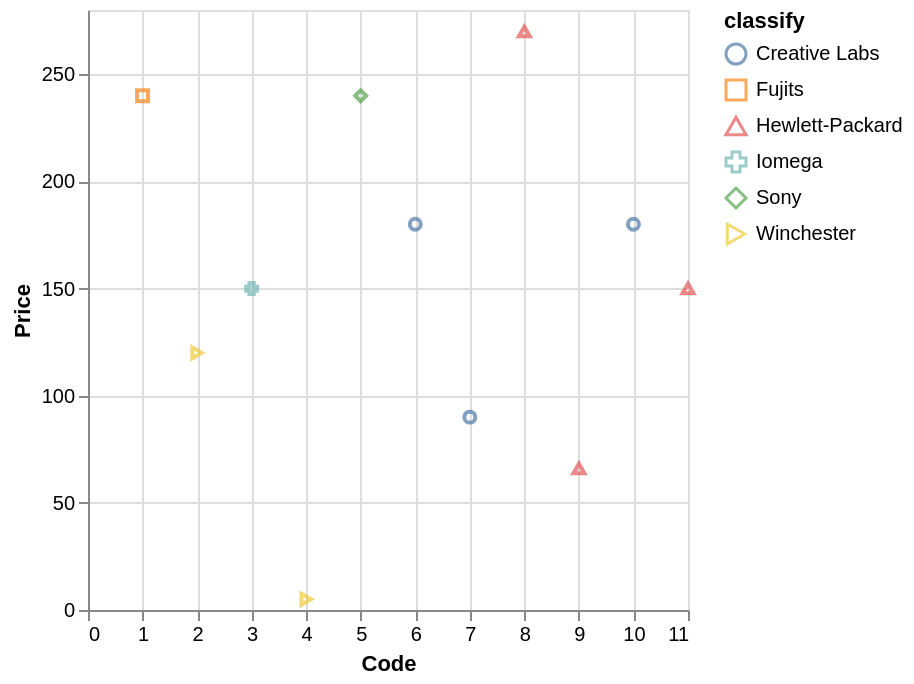

Here is the Vega-Lite specification saved for this chart:
### Vega-Lite specification from a JSON file in a GitHub repository (floating-point values rounded to 4 significant figures)
{"data": {"values": [{"x_data": 6, "y_data": 180, "classify": "Creative Labs"}, {"x_data": 7, "y_data": 90, "classify": "Creative Labs"}, {"x_data": 10, "y_data": 180, "classify": "Creative Labs"}, {"x_data": 1, "y_data": 240, "classify": "Fujits"}, {"x_data": 8, "y_data": 270, "classify": "Hewlett-Packard"}, {"x_data": 9, "y_data": 66, "classify": "Hewlett-Packard"}, {"x_data": 11, "y_data": 150, "classify": "Hewlett-Packard"}, {"x_data": 3, "y_data": 150, "classify": "Iomega"}, {"x_data": 5, "y_data": 240, "classify": "Sony"}, {"x_data": 2, "y_data": 120, "classify": "Winchester"}, {"x_data": 4, "y_data": 5, "classify": "Winchester"}]}, "mark": "point", "encoding": {"x": {"field": "x_data", "type": "quantitative", "title": "Code", "scale": {"zero": "false"}}, "y": {"field": "y_data", "type": "quantitative", "title": "Price", "scale": {"zero": "false"}}, "color": {"field": "classify", "type": "nominal"}, "shape": {"field": "classify", "type": "nominal"}}}
